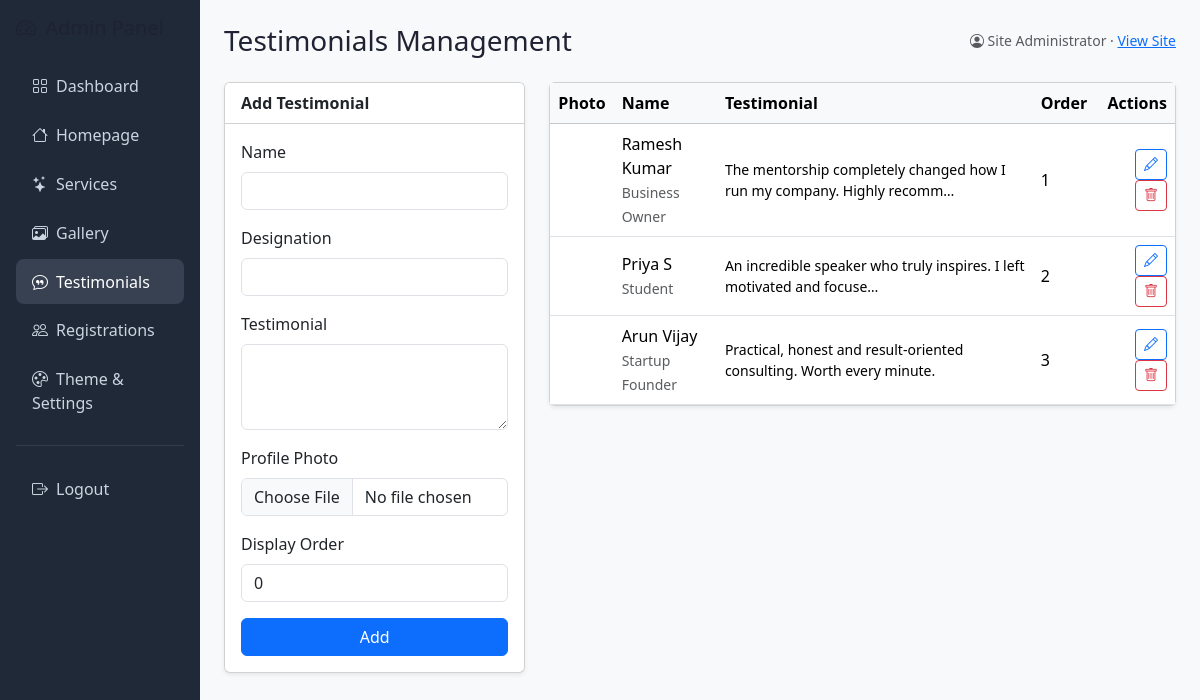
Page /admin/testimonials.php (signed in) on the committed database.
### tables this page shows
CREATE TABLE IF NOT EXISTS `testimonials` (
  `id`            INT UNSIGNED NOT NULL AUTO_INCREMENT,
  `tenant_id`     INT UNSIGNED NOT NULL,
  `name`          VARCHAR(120) NOT NULL,
  `designation`   VARCHAR(150) NULL,
  `testimonial`   TEXT NOT NULL,
  `photo`         VARCHAR(255) NULL,
  `display_order` INT NOT NULL DEFAULT 0,
  `created_at`    TIMESTAMP NOT NULL DEFAULT CURRENT_TIMESTAMP,
  PRIMARY KEY (`id`),
  KEY `idx_testi_tenant` (`tenant_id`),
  CONSTRAINT `fk_testi_tenant` FOREIGN KEY (`tenant_id`)
    REFERENCES `tenants` (`id`) ON DELETE CASCADE
);

### config/functions.php (called while the page is built, shortened)
<?php
require_once __DIR__ . '/db.php';
function e(?string $value): string
{
    return htmlspecialchars((string) $value, ENT_QUOTES, 'UTF-8');
}
function current_admin(): ?array
{
    return $_SESSION['admin'] ?? null;
}
function admin_tenant_id(): int
{
    $admin = current_admin();
    if ($admin && $admin['role'] === 'admin') {
        return (int) $admin['tenant_id'];
    }
    return $admin['tenant_id'] ?? tenant_id();
}

### config/db.php (called while the page is built, shortened)
<?php
function db(): PDO
{
    static $pdo = null;
    if ($pdo === null) {
        $dsn = sprintf('mysql:host=%s;dbname=%s;charset=%s', DB_HOST, DB_NAME, DB_CHARSET);
        $options = [
            PDO::ATTR_ERRMODE            => PDO::ERRMODE_EXCEPTION,
            PDO::ATTR_DEFAULT_FETCH_MODE => PDO::FETCH_ASSOC,
            PDO::ATTR_EMULATE_PREPARES   => false,
        ];
        try {
            $pdo = new PDO($dsn, DB_USER, DB_PASS, $options);
        } catch (PDOException $e) {
            http_response_code(500);
            exit('Database connection failed. Please try again later.');
        }
    }
    return $pdo;
}

### admin/testimonials.php (the view, shortened to what this page needs)
<?php
require_once __DIR__ . '/../config/functions.php';
$tid = admin_tenant_id();
$edit = null;
$rows = db()->prepare('SELECT * FROM testimonials WHERE tenant_id=? ORDER BY display_order,id');
$rows->execute([$tid]);
$rows = $rows->fetchAll();
$active = 'testimonials';
$page_heading = 'Testimonials Management';
include __DIR__ . '/inc/header.php';
?>
<div class="row g-4">
  <div class="col-lg-4">
    <div class="card shadow-sm">
      <div class="card-header bg-white"><strong><?= $edit ? 'Edit' : 'Add' ?> Testimonial</strong></div>
      <div class="card-body">
        <form method="post" enctype="multipart/form-data">
          <div class="mb-3"><label class="form-label">Name</label>
            <input class="form-control" name="name" required value="<?= e($edit['name'] ?? '') ?>"></div>
          <div class="mb-3"><label class="form-label">Designation</label>
            <input class="form-control" name="designation" value="<?= e($edit['designation'] ?? '') ?>"></div>
          <div class="mb-3"><label class="form-label">Testimonial</label>
            <textarea class="form-control" name="testimonial" rows="3" required><?= e($edit['testimonial'] ?? '') ?></textarea></div>
          <div class="mb-3"><label class="form-label">Profile Photo</label>
            <input type="file" class="form-control" name="photo" accept="image/*">
            <?php if (!empty($edit['photo'])): ?><img src="../<?= e($edit['photo']) ?>" height="48" class="mt-2 rounded-circle"><?php endif; ?></div>
          <div class="mb-3"><label class="form-label">Display Order</label>
            <input type="number" class="form-control" name="display_order" value="<?= e((string)($edit['display_order'] ?? 0)) ?>"></div>
          <button class="btn btn-primary w-100"><?= $edit ? 'Update' : 'Add' ?></button>
        </form>
      </div>
    </div>
  </div>
  <div class="col-lg-8">
    <div class="card shadow-sm">
      <div class="table-responsive">
        <table class="table table-hover align-middle mb-0">
          <thead class="table-light"><tr><th>Photo</th><th>Name</th><th>Testimonial</th><th>Order</th><th class="text-end">Actions</th></tr></thead>
          <tbody>
          <?php foreach ($rows as $r): ?>
            <tr>
              <td><img src="../<?= e($r['photo'] ?: '') ?>" onerror="this.style.display='none'" height="40" class="rounded-circle"></td>
              <td><?= e($r['name']) ?><br><small class="text-muted"><?= e($r['designation']) ?></small></td>
              <td class="small"><?= e(mb_strimwidth($r['testimonial'],0,70,'…')) ?></td>
              <td><?= (int)$r['display_order'] ?></td>
              <td class="text-end">
                <a href="?edit=<?= (int)$r['id'] ?>" class="btn btn-sm btn-outline-primary"><i class="bi bi-pencil"></i></a>
                <form method="post" class="d-inline" onsubmit="return confirm('Delete?')">
                  <button class="btn btn-sm btn-outline-danger"><i class="bi bi-trash"></i></button>
                </form>
              </td>
            </tr>
          <?php endforeach; ?>
          </tbody>
        </table>
      </div>
    </div>
  </div>
</div>
<?php include __DIR__ . '/inc/footer.php'; ?>

### admin/inc/header.php (shortened to what this page needs)
<?php
require_once __DIR__ . '/../../config/functions.php';
$admin = require_admin();
$active = $active ?? '';
?>
<!DOCTYPE html>
<html lang="en">
<head>
<link href="https://cdn.jsdelivr.net/npm/bootstrap@5.3.3/dist/css/bootstrap.min.css" rel="stylesheet">
<link href="https://cdn.jsdelivr.net/npm/bootstrap-icons@1.11.3/font/bootstrap-icons.min.css" rel="stylesheet">
<link href="../assets/css/style.css" rel="stylesheet">
</head>
<body class="bg-light">
<div class="container-fluid">
  <div class="row">
    <aside class="col-lg-2 col-md-3 admin-sidebar p-3 text-white">
      <h5 class="mb-4"><i class="bi bi-speedometer2 me-1"></i> Admin Panel</h5>
      <nav class="nav flex-column gap-1">
        <a href="dashboard.php"     class="<?= $active==='dashboard'?'active':'' ?>"><i class="bi bi-grid me-2"></i>Dashboard</a>
        <a href="homepage.php"      class="<?= $active==='homepage'?'active':'' ?>"><i class="bi bi-house me-2"></i>Homepage</a>
        <a href="services.php"      class="<?= $active==='services'?'active':'' ?>"><i class="bi bi-stars me-2"></i>Services</a>
        <a href="gallery.php"       class="<?= $active==='gallery'?'active':'' ?>"><i class="bi bi-images me-2"></i>Gallery</a>
        <a href="testimonials.php"  class="<?= $active==='testimonials'?'active':'' ?>"><i class="bi bi-chat-quote me-2"></i>Testimonials</a>
        <a href="registrations.php" class="<?= $active==='registrations'?'active':'' ?>"><i class="bi bi-people me-2"></i>Registrations</a>
        <a href="settings.php"      class="<?= $active==='settings'?'active':'' ?>"><i class="bi bi-palette me-2"></i>Theme &amp; Settings</a>
        <hr class="text-secondary">
        <a href="logout.php"><i class="bi bi-box-arrow-right me-2"></i>Logout</a>
      </nav>
    </aside>
    <main class="col-lg-10 col-md-9 py-4 px-4">
      <div class="d-flex justify-content-between align-items-center mb-4">
        <h3 class="mb-0"><?= e($page_heading ?? 'Dashboard') ?></h3>
        <div class="text-end small text-muted">
          <i class="bi bi-person-circle"></i> <?= e($admin['name']) ?>
          &middot; <a href="../index.php" target="_blank">View Site</a>
        </div>
      </div>

### admin/inc/footer.php (shortened to what this page needs)
    </main>
  </div>
</div>
</body>
</html>

### assets/css/style.css (style rules this page uses)
:root { --brand-primary:#E8112D; --brand-secondary:#F2867D; --surface-pink:#FCEDEA; --nav-bg:#0d0d0f; --heading:#1f2233; }
body { font-family:"Poppins","Segoe UI",system-ui,-apple-system,sans-serif;color:#3a3a44; }
h1,h2,h3,h4,h5,.fw-bold { color:var(--heading); }
.admin-sidebar { min-height:100vh;background:#1f2937; }
.admin-sidebar a { color:#cbd5e1;text-decoration:none;display:block;padding:.65rem 1rem;border-radius:8px; }
.admin-sidebar a:hover,.admin-sidebar a.active { background:#374151;color:#fff; }

### rows in the picture
testimonials: name "Ramesh Kumar", designation "Business Owner", testimonial "The mentorship completely changed how I run my company. Highly recomm…", display_order "1"
testimonials: name "Priya S", designation "Student", testimonial "An incredible speaker who truly inspires. I left motivated and focuse…", display_order "2"
testimonials: name "Arun Vijay", designation "Startup Founder", testimonial "Practical, honest and result-oriented consulting. Worth every minute.", display_order "3"

### other values in the picture
$page_heading "Testimonials Management"
$admin['name'] "Site Administrator"
